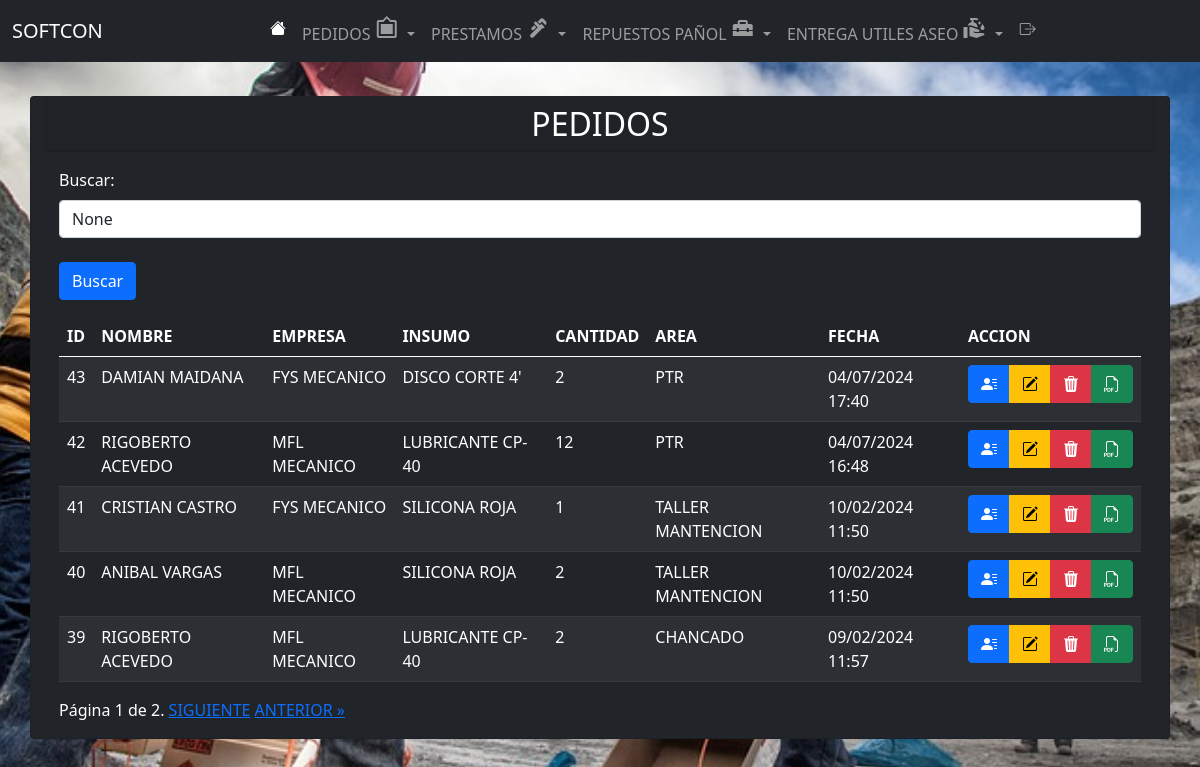
The page /lista_pedido/ (signed in) on the database as committed earlier.
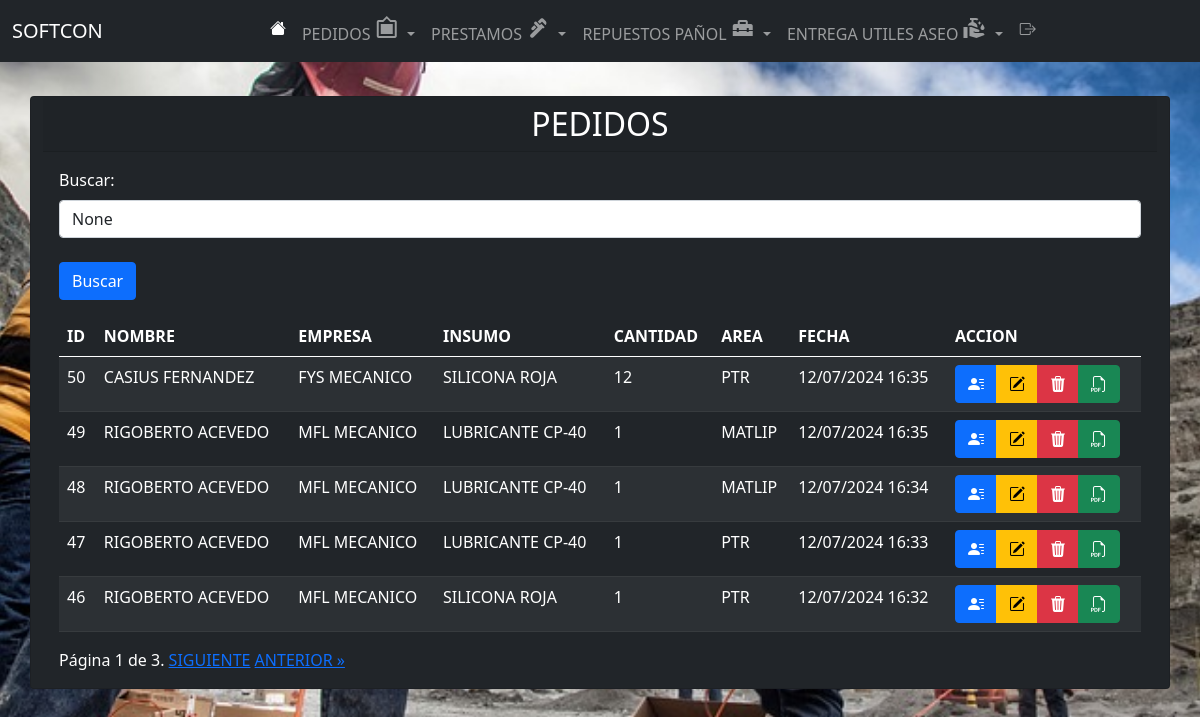
The same page on the database as committed later.
### app/models.py (models this page shows, shortened)
class Pedido(models.Model):
    solicitante = models.ForeignKey(Obrero, related_name="pedido", on_delete=models.CASCADE, verbose_name="OBRERO")
    compañia = models.ForeignKey(Empresa, related_name="Pedido", on_delete=models.CASCADE, verbose_name="EMPRESA")
    insumo = models.ForeignKey(Material, related_name="Pedido", on_delete=models.CASCADE, verbose_name="INSUMO")
    cantidad = models.IntegerField(verbose_name="CANTIDAD")
    area = models.CharField(max_length=100, verbose_name="AREA")
    fecha_pedido = models.DateTimeField(default=timezone.now)
    def fecha_pedido_formatted(self):
        return self.fecha_pedido.strftime("%d/%m/%Y %H:%M")

class Obrero(models.Model):
    nombre = models.CharField(max_length=100)
    def __str__(self):
        return self.nombre

class Empresa(models.Model):
    nombre = models.CharField(max_length=100)
    def __str__(self):
        return self.nombre

class Material(models.Model):
    nombre = models.CharField(max_length=100)
    def __str__(self):
        return self.nombre

### app/views.py (the view, shortened to what this page needs)
# urls.py: path('lista_pedido/', lista_pedido, name='lista_pedido'),
@login_required
def lista_pedido(request):
    search_term = request.GET.get('buscar')
    pedidos_list = Pedido.objects.all()
    pedidos_list = pedidos_list.order_by('-fecha_pedido')
    paginator = Paginator(pedidos_list, 5)
    page_number = request.GET.get('page')
    page_obj = paginator.get_page(page_number)
    context = {
        'pedidos': page_obj,
        'search_term': search_term,
    }
    return render(request, 'app/lista_pedido.html', context)

### app/templates/app/lista_pedido.html (shortened to what this page needs)
{% extends 'app/base.html' %}
{% load static %}
{% block content %}
<br><br><br><br>
<div class="container">
  <div class="row justify-content-center">
    <div class="card bg-dark text-white">
      <h2 class="card-header text-center">PEDIDOS</h2>
      <div class="card-body">
        <div class="mb-3">
          <form method="GET" action="{% url 'lista_pedido' %}">
            <label for="buscar" class="form-label">Buscar:</label>
            <input type="text" class="form-control" id="buscar" name="buscar" placeholder="Escribe para buscar..."
              value="{{ search_term }}">
            <br>
            <button type="submit" class="btn btn-primary">Buscar</button>
          </form>
        </div>
        <div class="table-responsive">
          <table class="table mx-auto table-dark table-striped" id="tabla-pedidos">
            <thead>
              <tr>
                <th>ID</th>
                <th>NOMBRE</th>
                <th>EMPRESA</th>
                <th>INSUMO</th>
                <th>CANTIDAD</th>
                <th>AREA</th>
                <th>FECHA</th>
                <th>ACCION</th>
              </tr>
            </thead>
            <tbody>
              {% for pedido in pedidos %}
              <tr>
                <td>{{ pedido.id }}</td>
                <td>{{ pedido.solicitante }}</td>
                <td>{{ pedido.compañia }}</td>
                <td>{{ pedido.insumo }}</td>
                <td>{{ pedido.cantidad }}</td>
                <td>{{ pedido.area }}</td>
                <td>{{ pedido.fecha_pedido_formatted }}</td>
                <td>
                  <div class="btn-group" role="group">
                    <a href="{% url 'lista_pedido_trabajador' pedido.solicitante.id %}" class="btn btn-primary"><i class="bi bi-person-lines-fill"></i></a>
                    <button class="btn btn-warning" onclick="window.location.href='{% url 'editar_pedido' pedido.id %}'"><i class="bi bi-pencil-square"></i></button>
                    <button class="btn btn-danger" onclick="confirmarEliminacion('{{ pedido.id }}')">
                      <i class="bi bi-trash3-fill"></i>
                    </button>
                    <a href="{% url 'generar_pdf_pedidos' %}?buscar={{ search_term }}" class="btn btn-success"><i class="bi bi-filetype-pdf"></i></a>
                  </div>
                </td>
              </tr>
              {% endfor %}
            </tbody>
          </table>
        </div>
        <div class="pagination">
          <span class="step-links">
            <span class="current">
              Página {{ pedidos.number }} de {{ pedidos.paginator.num_pages }}.
            </span>
            {% if pedidos.has_next %}
            <a href="?page={{ pedidos.next_page_number }}{% if search_term %}&buscar={{ search_term }}{% endif %}">SIGUIENTE</a>
            <a href="?page={{ pedidos.paginator.num_pages }}{% if search_term %}&buscar={{ search_term }}{% endif %}">ANTERIOR &raquo;</a>
            {% endif %}
          </span>
        </div>
      </div>
    </div>
  </div>
</div>
{% endblock %}

Rows that differ between the two databases and show on the page:
no longer on this page (row unchanged): Pedido: id "43", solicitante "DAMIAN MAIDANA", compañia "FYS MECANICO", insumo "DISCO CORTE 4'", cantidad "2", area "PTR", fecha_pedido_formatted "04/07/2024 17:40"
no longer on this page (row unchanged): Pedido: id "42", solicitante "RIGOBERTO ACEVEDO", compañia "MFL MECANICO", insumo "LUBRICANTE CP-40", cantidad "12", area "PTR", fecha_pedido_formatted "04/07/2024 16:48"
no longer on this page (row unchanged): Pedido: id "41", solicitante "CRISTIAN CASTRO", compañia "FYS MECANICO", insumo "SILICONA ROJA", cantidad "1", area "TALLER MANTENCION", fecha_pedido_formatted "10/02/2024 11:50"
no longer on this page (row unchanged): Pedido: id "40", solicitante "ANIBAL VARGAS", compañia "MFL MECANICO", insumo "SILICONA ROJA", cantidad "2", area "TALLER MANTENCION", fecha_pedido_formatted "10/02/2024 11:50"
no longer on this page (row unchanged): Pedido: id "39", solicitante "RIGOBERTO ACEVEDO", compañia "MFL MECANICO", insumo "LUBRICANTE CP-40", cantidad "2", area "CHANCADO", fecha_pedido_formatted "09/02/2024 11:57"
added Pedido: id "50", solicitante "CASIUS FERNANDEZ", compañia "FYS MECANICO", insumo "SILICONA ROJA", cantidad "12", area "PTR", fecha_pedido_formatted "12/07/2024 16:35"
added Pedido: id "49", solicitante "RIGOBERTO ACEVEDO", compañia "MFL MECANICO", insumo "LUBRICANTE CP-40", cantidad "1", area "MATLIP", fecha_pedido_formatted "12/07/2024 16:35"
added Pedido: id "48", solicitante "RIGOBERTO ACEVEDO", compañia "MFL MECANICO", insumo "LUBRICANTE CP-40", cantidad "1", area "MATLIP", fecha_pedido_formatted "12/07/2024 16:34"
added Pedido: id "47", solicitante "RIGOBERTO ACEVEDO", compañia "MFL MECANICO", insumo "LUBRICANTE CP-40", cantidad "1", area "PTR", fecha_pedido_formatted "12/07/2024 16:33"
added Pedido: id "46", solicitante "RIGOBERTO ACEVEDO", compañia "MFL MECANICO", insumo "SILICONA ROJA", cantidad "1", area "PTR", fecha_pedido_formatted "12/07/2024 16:32"
Other text that changed with them:
{{ pedidos.paginator.num_pages }}: "2" → "3"
